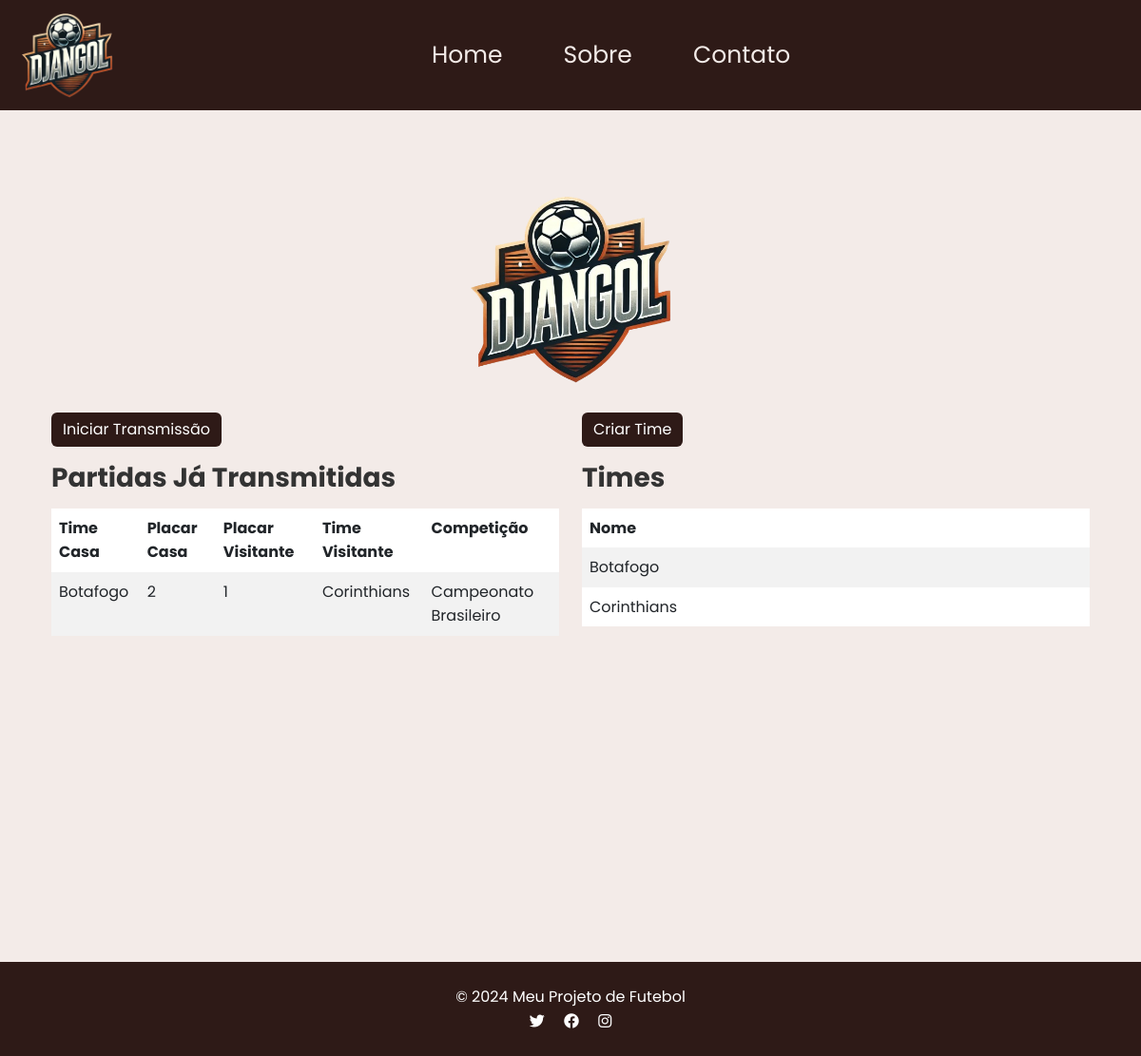
The page / on the database its author committed.
### app1/models.py (models this page shows, shortened)
class Partida(models.Model):
    time_casa = models.ForeignKey(Time, related_name='time_casa', on_delete=models.CASCADE)
    time_visitante = models.ForeignKey(Time, related_name='time_visitante', on_delete=models.CASCADE)
    placar_casa = models.IntegerField(default=0)
    placar_visitante = models.IntegerField(default=0)
    competicao = models.ForeignKey(Competicao, on_delete=models.CASCADE, related_name='partidas')
    tempo_primeiro_tempo = models.DurationField(default=timedelta(minutes=45))
    acrescimo_primeiro_tempo = models.DurationField(default=timedelta(minutes=0))
    tempo_segundo_tempo = models.DurationField(default=timedelta(minutes=45))
    acrescimo_segundo_tempo = models.DurationField(default=timedelta(minutes=0))
    tempo_jogo_total = models.DurationField(default=timedelta(minutes=0))
    tempo_paralisado = models.BooleanField(default=False)
    STATUS_PARTIDA = [
        ('EM_ANDAMENTO', 'Em Andamento'),
        ('PARALISADA', 'Paralisada'),
        ('INTERVALO', 'Intervalo'),
        ('FINALIZADA', 'Finalizada'),
    ]
    status = models.CharField(max_length=15, choices=STATUS_PARTIDA, default='EM_ANDAMENTO')

class Time(models.Model):
    nome = models.CharField(max_length=100)
    jogadores_titulares = models.ManyToManyField('Jogador', related_name='titulares')
    jogadores_banco = models.ManyToManyField('Jogador', related_name='banco', null=True,blank=True)

class Competicao(models.Model):
    nome = models.CharField(max_length=100)

### app1/views.py (the view)
# urls.py: path('', views.home, name='home'),
def home(request):
    times = Time.objects.all()
    partidas = Partida.objects.filter(status='FINALIZADA')
    return render(request, 'home.html', {'times': times, 'partidas': partidas})

### templates/home.html (shortened to what this page needs)
{% extends 'base.html' %}
{% load static %}
{% block content %}
    <div class="container">
        <div class="logo-container">
            <img src="{% static 'imgs/djangol3.png' %}" alt="Logo" class="logo">
        </div>
        <div class="row">
            <div class="col-md-6 ">
                <button type="button" class="btn btn-primary mb-3" onclick="location.href='{% url 'iniciar_transmissao' %}'">Iniciar Transmissão</button>
                <h2 class="table-title">Partidas Já Transmitidas</h2>
                <table id="partidasTable" class="table table-striped">
                    <thead>
                        <tr>
                            <th>Time Casa</th>
                            <th>Placar Casa</th>
                            <th>Placar Visitante</th>
                            <th>Time Visitante</th>
                            <th>Competição</th>
                        </tr>
                    </thead>
                    <tbody>
                        {% for partida in partidas %}
                            <tr>
                                <td>{{ partida.time_casa.nome }}</td>
                                <td>{{ partida.placar_casa }}</td>
                                <td>{{ partida.placar_visitante }}</td>
                                <td>{{ partida.time_visitante.nome }}</td>
                                <td>{{ partida.competicao.nome }}</td>
                            </tr>
                        {% endfor %}
                    </tbody>
                </table>
            </div>
            <div class="col-md-6">
                <button type="button" class="btn btn-primary mb-3" onclick="location.href=''">Criar Time</button>
                <h2 class="table-title">Times</h2>
                <table id="timesTable" class="table table-striped">
                    <thead>
                        <tr>
                            <th>Nome</th>
                        </tr>
                    </thead>
                    <tbody>
                        {% for time in times %}
                            <tr>
                                <td>{{ time.nome }}</td>
                            </tr>
                        {% empty %}
                            <tr>
                                <td>Não há times cadastrados.</td>
                            </tr>
                        {% endfor %}
                    </tbody>
                </table>
            </div>
        </div>
    </div>
{% endblock %}

### static/css/app.css (style rules this page uses)
:root { --primary-color: #2e1a17; --secondary-color: #795548; --accent-color: #f3ebe8; }
body { font-family: 'Poppins', sans-serif; background-color: var(--accent-color); color: var(--primary-color); margin: 0; padding: 0; line-height: 1.6; }

### templates/home.html (style rules this page uses)
.logo-container { margin-bottom: 30px; }
.logo { max-height: 200px; display: block; margin: 0 auto; }
.table-title { font-size: 28px; font-weight: bold; margin-bottom: 15px; color: #333; }
.container { padding-top: 20px; }

### rows shown on the page
Partida: time_casa.nome "Botafogo", placar_casa "2", placar_visitante "1", time_visitante.nome "Corinthians", competicao.nome "Campeonato Brasileiro"
Time: nome "Botafogo"
Time: nome "Corinthians"
